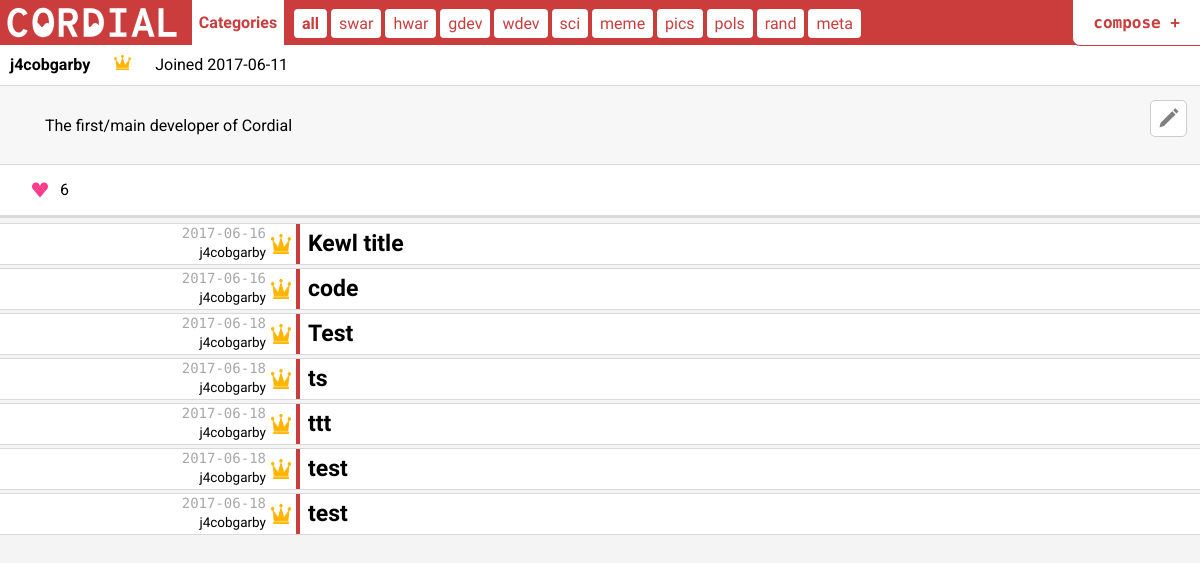
/Cordial/user/?id=1 (signed in), run on an earlier commit of the app's database.
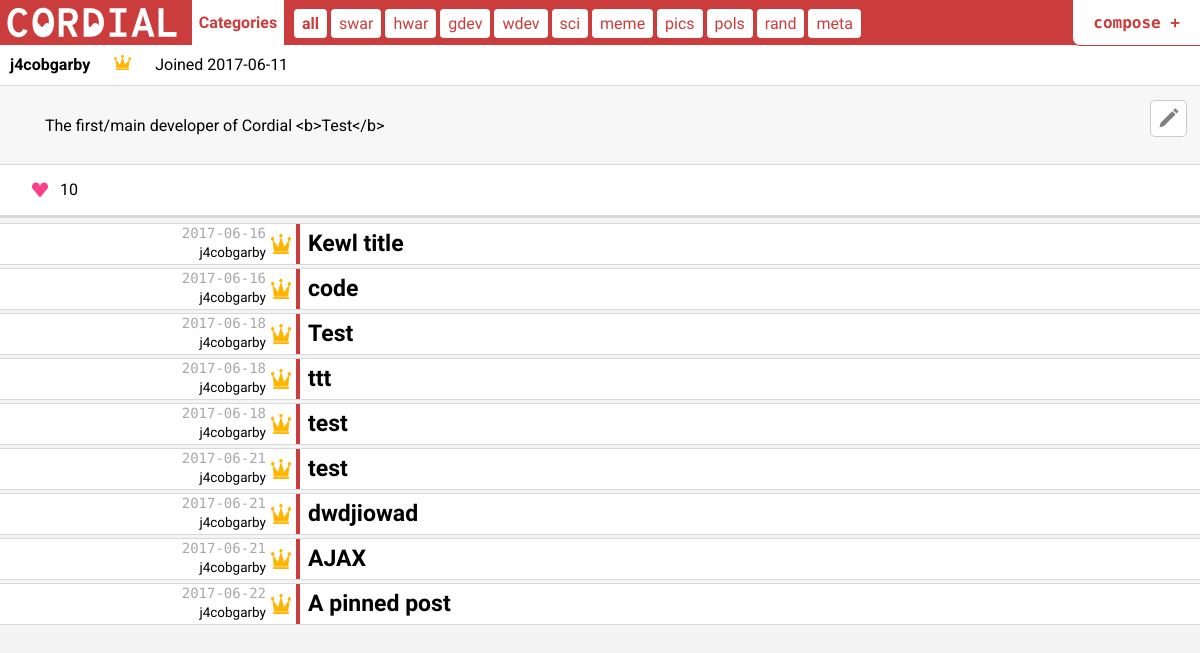
And on a later commit of the database.
### tables this page shows
CREATE TABLE `users` (
  `user_id` int(11) NOT NULL,
  `username` tinytext NOT NULL,
  `password` tinytext NOT NULL COMMENT 'SHA-256',
  `date_joined` date NOT NULL,
  `is_admin` tinyint(1) NOT NULL COMMENT '0 = false, nonzero = true',
  `bio` tinytext NOT NULL
);

CREATE TABLE `posts` (
  `post_id` int(11) NOT NULL,
  `user_id` int(11) NOT NULL COMMENT 'from `users`',
  `date_posted` date NOT NULL,
  `category` set('swar','hwar','gdev','wdev','sci','meme','pics','pols','rand','meta') NOT NULL,
  `title` tinytext NOT NULL,
  `content` text NOT NULL,
  `likes` int(11) NOT NULL DEFAULT '0',
  `views` int(11) NOT NULL DEFAULT '0',
  `pinned` tinyint(1) NOT NULL COMMENT 'pinned posts stick at the top of the post list'
);

### Cordial/user/index.php (the view, shortened to what this page needs)
<?php require '../phpneed.php'; ?>
<!DOCTYPE php>
<html>
  <head>
    <?php
      $connect = mysqli_connect($host_name, $user_name, $password, $database);
      $sql = 'SELECT * FROM `users` WHERE user_id = '.$_GET["id"];
      $result = mysqli_query($connect, $sql);
      while($row = mysqli_fetch_assoc($result)) {
        $user_id     = $row["user_id"];
        $date_joined = $row["date_joined"];
        $username    = $row["username"];
        $is_admin    = $row["is_admin"];
        $bio         = $row["bio"];
      }
    ?>
    <link rel="stylesheet" href="../styles/homepage.css">
    <link rel="stylesheet" href="../styles/user.css">
  </head>
  <body>
    <?php require '../subheader.php'; ?>
    <div class="user-panel">
      <div class="user-panel-top">
        <span><b><?php echo $username; ?>
          <?php
            if ($is_admin == 0) {
              echo '<img src="../assets/user-icon.png" />';
            } else {
              echo '<img src="../assets/admin-icon.png" />';
            }
          ?>
        </b></span>
        <span><?php echo 'Joined '.$date_joined; ?></span>
      </div>
      <div class="bio">
        <?php if ($user_id == $_SESSION["login-id"] && !isset($_GET["edit_bio"])) {
          echo '<img onclick="location.href=\'../user?id='.$user_id.'&edit_bio=1\'" class="edit-icon hoverpointer" src="../assets/pencil.svg" />';
        } ?>
        <?php
          if (!isset($_GET["edit_bio"])) {
            if ($bio != '') {
              echo $bio;
            } else {
              echo '<i>This user has chosen to not write anything about themself</i>';
            }
          }
        ?><br />
      </div>
      <div class="user-panel-bottom">
        <span class="user-panel-bottom-likes">
          <img src="../assets/like-icon.svg" />
          <span>
            <?php
              $sql = 'SELECT sum(likes) as total_likes FROM `posts` WHERE user_id = '.$user_id;
              $result = mysqli_query($connect, $sql);
              while($row = mysqli_fetch_assoc($result)) {
                echo $row["total_likes"];
              }
            ?>
          </span>
        </span>
      </div>
    </div>
    <div class="postview" id="postview">
      <?php
        $sql = 'SELECT * FROM `posts` NATURAL JOIN `users` WHERE user_id = '.$user_id;
        $result = mysqli_query($connect, $sql);
  		  while($row = mysqli_fetch_assoc($result)) {
          echo '
          <div class="post">
            <div class="post-user hoverpointer" onclick="location.href=\'../user?id='.$row["user_id"].'\'">
              '.($row["is_admin"] == 1 ? '<img title="Admin" src="../assets/admin-icon.png" />' : '<img title="User" src="../assets/user-icon.png" />').'
              <div class="user-info">
                <span class="date-posted">'.$row["date_posted"].'</span>
                <br />
                <span class="username">'.$row["username"].'</span>
              </div>
            </div>
            <span class="title hoverpointer" onclick="location.href=\'../post?id='.$row["post_id"].'\'">'.
            $row["title"]
            .'
            </span>
          </div>
          ';
  		  }
      ?>
    </div>
  </body>
</html>

### Cordial/subheader.php (shortened to what this page needs)
<?php
  echo '
  <div class="header-wrapper">
    <img class="logo" src="../assets/logobig-white.svg" onclick="location.href=\'../\'" />
    <span onclick="togglescroll();position == \'up\' ? this.innerHTML = \'Categories\' : this.innerHTML = \'User\';"
          class="label noselect">
      Categories
    </span>
    <div class="scroller-wrapper">
      <div id="panel" class="scroller-panel">
        <a title="All" class="all" href="../?cat=all"><b>all</b></a>
        <a title="Software"    href="../?cat=swar">swar</a>
        <a title="Hardware"    href="../?cat=hwar">hwar</a>
        <a title="Game Dev"    href="../?cat=gdev">gdev</a>
        <a title="Web Dev"     href="../?cat=wdev">wdev</a>
        <a title="Science"       href="../?cat=sci">sci</a>
        <a title="Memes"       href="../?cat=meme">meme</a>
        <a title="Photography" href="../?cat=pics">pics</a>
        <a title="Politics"    href="../?cat=pols">pols</a>
        <a title="Random"      href="../?cat=rand">rand</a>
        <a title="Meta"        href="../?cat=meta">meta</a>
        <br />
        '.(isset($_SESSION["login-id"]) ? '<a href="../log_out">Log out</a>' : '<a href="../login">sign in</a>').'
        <a href="../register">Register</a>
        <a href="../user/?id='.$_SESSION["login-id"].'">Your profile</a>
        <a href="../search">Search users</a>';
  echo '
      </div>
    </div>
    <span onclick="location.href=\'../compose\'" class="compose hoverpointer">compose +</span>
  </div>
  '
?>

### Cordial/styles/homepage.css (style rules this page uses)
* { font-family: Roboto; }
html, body { margin: 0; padding: 0; background-color: #f4f4f4; }
div.header-wrapper { height: 45px; background-color: #cb3c3c; line-height: 45px; color: white; overflow: hidden; user-select: none; vertical-align: middle; }
div.header-wrapper img.logo { margin-left: 2px; height: 45px; display: block; float: left; margin-right: 10px; }
div.header-wrapper span.label { font-family: 'Roboto Condensed'; background-color: white; font-weight: bold; padding: 0px 6px; width: 80px; text-align: center; color: #cb3c3c; float: left; display: block; height: 45px; line-height: 45px; }
div.header-wrapper span.compose { z-index: 1; background-color: white; color: #cb3c3c; display: block; text-align: center; height: 45px; line-height: 45px; font-weight: bold; font-family: 'Overpass Mono'; position: fixed; right: 0; top: 0; padding-left: 20px; padding-right: 20px; border-bottom-left-radius: 8px; border-bottom: 1px solid #cb3c3c; border-left: 1px solid #cb3c3c; }
div.header-wrapper div.scroller-wrapper { height: 45px; margin-left: 0px; overflow: hidden; display: inline-block; padding: 0 10px; }
div.header-wrapper div.scroller-panel { height: 90px; line-height: 45px; animation-fill-mode: forwards; animation-duration: 0.3s; margin-top: 1px; }
div.header-wrapper div.scroller-panel a { font-family: 'Roboto Condensed'; background-color: white; color: #cb3c3c; padding: 5px 8px; border-radius: 4px; text-decoration: none; box-sizing: border-box; }
div.postview { padding-top: 5px; }
div.post { overflow: hidden; height: 40px; border-top: 1px solid #d9d9d9; border-bottom: 1px solid #d9d9d9; line-height: 40px; font-size: 23px; font-family: 'Roboto Condensed'; font-weight: bold; margin-bottom: 3px; background-color: white; }
div.post span.title { margin-left: 300px; font-family: 'Roboto Condensed'; width: 100% - 20px; display: block; white-space: nowrap; overflow: hidden; text-overflow: ellipsis; }
div.post div.post-user { box-sizing: border-box; font-weight: normal; width: 300px; height: 100%; border-right: 4px solid #cb3c3c; float: left; margin-right: 8px; line-height: 19px; font-size: 14px; }
div.post div.post-user img { float: right; height: 20px; width: 20px; margin-top: 10px; margin-right: 5px; }
div.post div.post-user div.user-info { float: right; text-align: right; margin-right: 5px; }
div.post div.post-user div.user-info span.date-posted { color: #a8a8a8; font-family: 'Overpass Mono'; }
div.post div.post-user div.user-info span.username { font-size: 13.5px; font-family: 'Roboto Condensed' !important; }
.noselect { -webkit-touch-callout: none; -webkit-user-select: none; -khtml-user-select: none; -moz-user-select: none; -ms-user-select: none; user-select: none; }

### Cordial/styles/user.css (style rules this page uses)
div.user-panel { min-height: 80px; border-bottom: 3px solid #d9d9d9; position: relative; padding-bottom: 50px; background-color: #f7f7f7; }
div.user-panel img.edit-icon { position: absolute; width: 25px; height: 25px; right: 13px; top: 55px; border: 1px solid #ccc; padding: 5px; background-color: white; border-radius: 5px; }
div.user-panel div.user-panel-top { height: 40px; border-bottom: 1px solid #d9d9d9; background-color: white; }
div.user-panel div.user-panel-top span { display: inline-block; height: 100%; line-height: 40px; margin-right: 10px; margin-left: 10px; }
div.user-panel div.user-panel-top span img { margin-left: 20px; height: 15px; }
div.user-panel div.bio { margin: 30px 20%; margin-left: 25px; padding: 0 20px; }
div.user-panel div.user-panel-bottom { position: absolute; bottom: 0; left: 0; height: 50px; width: 100%; border-top: 1px solid #d9d9d9; background-color: white; }
div.user-panel div.user-panel-bottom span.user-panel-bottom-likes { position: absolute; display: inline-block; height: 100%; line-height: 50px; }
div.user-panel div.user-panel-bottom span.user-panel-bottom-likes img { position: absolute; top: 15px; left: 30px; height: 20px; }
div.user-panel div.user-panel-bottom span.user-panel-bottom-likes span { position: absolute; left: 60px; }

What changed in the data, as far as the page shows it:
removed posts: date_posted "2017-06-18", user.username "j4cobgarby", title "ts"
removed posts: date_posted "2017-06-18", user.username "j4cobgarby", title "test"
changed users "j4cobgarby": bio "The first/main developer of Cordial" → "The first/main developer of Cordial <b>Test</b>"
added posts: date_posted "2017-06-21", user.username "j4cobgarby", title "test"
added posts: date_posted "2017-06-21", user.username "j4cobgarby", title "dwdjiowad"
added posts: date_posted "2017-06-21", user.username "j4cobgarby", title "AJAX"
added posts: date_posted "2017-06-22", user.username "j4cobgarby", title "A pinned post"
Also different on the page:
new list line: "10"
list line gone: "6"
